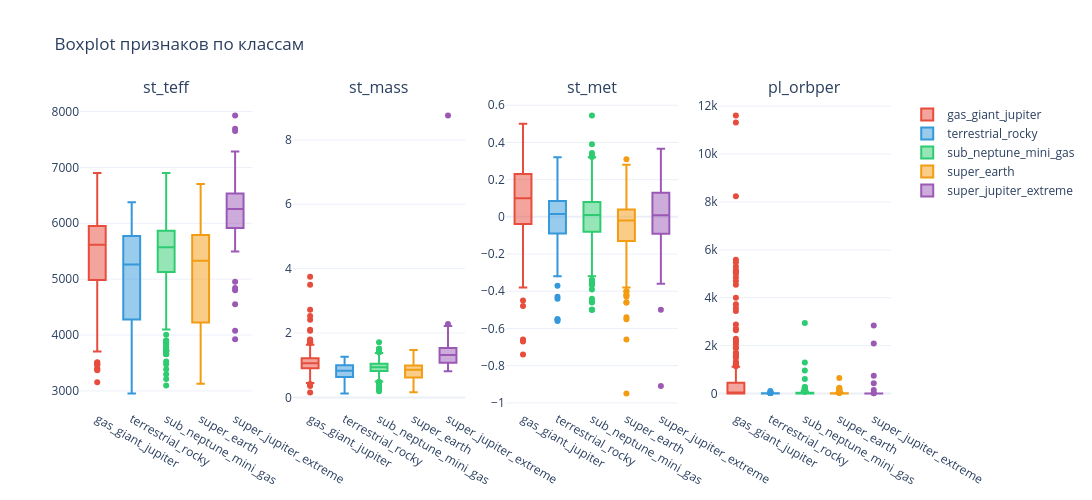

Here is the notebook cell this chart was saved with:
### Markdown cell above
### Boxplot
Каждый ящик показывает медиану, разброс и выбросы признака для каждого класса.

### Code cell
fig = make_subplots(rows=1, cols=len(FEATURE_COLUMNS), subplot_titles=FEATURE_COLUMNS)
for i, col in enumerate(FEATURE_COLUMNS):
    for j, cls in enumerate(classes):
        subset = df[df[TARGET_COLUMN] == cls]
        fig.add_trace(go.Box(
            y=subset[col], name=cls, marker_color=CLASS_COLORS[j % len(CLASS_COLORS)],
            showlegend=(i == 0)
        ), row=1, col=i + 1)

fig.update_layout(
    title_text='Boxplot признаков по классам',
    template=PLOT_TEMPLATE, height=500, width=1200
)
fig.show()

### Figure 1 — Plotly figure (JSON) as saved in the notebook; plotly's stock layout.template omitted (floating-point values rounded to 4 significant figures; data arrays with more than 128 entries replaced by an {"elided": "..."} marker saying what was removed)
{"data": [{"marker": {"color": "#e74c3c"}, "name": "gas_giant_jupiter", "showlegend": true, "type": "box", "xaxis": "x", "y": {"elided": "321 float values"}, "yaxis": "y"}, {"marker": {"color": "#3498db"}, "name": "terrestrial_rocky", "showlegend": true, "type": "box", "xaxis": "x", "y": [5772.0, 6366.0, 4612.0, 4316.0, 5776.0, 4769.0, 3024.0, 5545.0, 6170.0, 6118.0, 4970.0, 6014.0, 6132.0, 3151.0, 5558.0, 3458.0, 5897.0, 4684.0, 4817.0, 5097.0, 6299.0, 4557.0, 6138.0, 5838.0, 6040.0, 5858.0, 5700.0, 3075.0, 4904.0, 5973.0, 5282.0, 6023.0, 5592.0, 5487.0, 4640.0, 5770.0, 5685.0, 5334.0, 5271.0, 3623.0, 4239.0, 5564.0, 4939.0, 3460.0, 6004.0, 5564.0, 5715.0, 5256.0, 5239.0, 6197.0, 4372.0, 3420.0, 3030.0, 6167.0, 3803.0, 5688.0, 4089.0, 3505.0, 5345.0, 5693.0, 3748.0, 6191.0, 4796.0, 3678.0, 5418.0, 5046.0, 5618.0, 5009.0, 3195.0, 5046.0, 5550.0, 3192.0, 3247.0, 4106.0, 5564.0, 3964.0, 6078.0, 4884.0, 5847.0, 3471.0, 4951.0, 5961.0, 6377.0, 5372.0, 5661.0, 6011.0, 4720.0, 5193.0, 5521.0, 3729.0, 5818.0, 3024.0, 3725.0, 5017.0, 4440.0, 2953.0], "yaxis": "y"}, {"marker": {"color": "#2ecc71"}, "name": "sub_neptune_mini_gas", "showlegend": true, "type": "box", "xaxis": "x", "y": {"elided": "330 float values"}, "yaxis": "y"}, {"marker": {"color": "#f39c12"}, "name": "super_earth", "showlegend": true, "type": "box", "xaxis": "x", "y": {"elided": "221 float values"}, "yaxis": "y"}, {"marker": {"color": "#9b59b6"}, "name": "super_jupiter_extreme", "showlegend": true, "type": "box", "xaxis": "x", "y": [4953.0, 6277.0, 6120.0, 5493.0, 6000.0, 5754.0, 7650.0, 6933.0, 4840.0, 6438.0, 6071.0, 6330.0, 6100.0, 6300.0, 5998.0, 6250.0, 6935.0, 5947.0, 4550.0, 6478.0, 6820.0, 6457.0, 6860.0, 6570.0, 5710.0, 6600.0, 6124.0, 6100.0, 6360.0, 5850.0, 6010.0, 5940.0, 6520.0, 7287.0, 6400.0, 6640.0, 5890.0, 6566.0, 6480.0, 6643.0, 6327.0, 6329.0, 5650.0, 7690.0, 6080.0, 5618.0, 6430.0, 4800.0, 6265.0, 4076.0, 3926.0, 6117.0, 6161.0, 6550.0, 5870.0, 7930.0], "yaxis": "y"}, {"marker": {"color": "#e74c3c"}, "name": "gas_giant_jupiter", "showlegend": false, "type": "box", "xaxis": "x2", "y": {"elided": "321 float values"}, "yaxis": "y2"}, {"marker": {"color": "#3498db"}, "name": "terrestrial_rocky", "showlegend": false, "type": "box", "xaxis": "x2", "y": [0.999, 1.26, 0.74, 0.647, 1.01, 0.799, 0.12, 0.9, 1.21, 1.11, 0.996, 1.09, 1.2, 0.142, 0.79, 0.381, 1.026, 0.67, 0.8, 0.82, 1.22, 0.72, 1.17, 1.02, 0.984, 1.0, 1.003, 0.23, 0.745, 1.11, 0.82, 1.03, 0.95, 0.94, 0.73, 1.0, 1.02, 0.89, 0.83, 0.33, 0.611, 0.94, 0.79, 0.385, 1.071, 0.94, 1.0, 0.7, 0.84, 1.198, 0.73, 0.4, 0.171, 1.15, 0.439, 0.99, 0.59, 0.342, 0.88, 0.911, 0.544, 1.24, 0.77, 0.51, 0.91, 0.758, 0.97, 0.797, 0.162, 0.758, 0.94, 0.168, 0.269, 0.62, 0.94, 0.55, 1.12, 0.777, 1.057, 0.358, 0.8, 1.14, 1.25, 0.832, 0.964, 1.09, 0.7448, 0.82, 0.93, 0.52, 1.12, 0.12, 0.52, 0.76, 0.74, 0.12], "yaxis": "y2"}, {"marker": {"color": "#2ecc71"}, "name": "sub_neptune_mini_gas", "showlegend": false, "type": "box", "xaxis": "x2", "y": {"elided": "330 float values"}, "yaxis": "y2"}, {"marker": {"color": "#f39c12"}, "name": "super_earth", "showlegend": false, "type": "box", "xaxis": "x2", "y": {"elided": "221 float values"}, "yaxis": "y2"}, {"marker": {"color": "#9b59b6"}, "name": "super_jupiter_extreme", "showlegend": false, "type": "box", "xaxis": "x2", "y": [0.839, 1.257, 1.33, 1.0, 1.08, 0.81, 1.72, 1.52, 1.08, 1.415, 1.299, 1.259, 1.08, 1.18, 1.07, 1.2, 1.41, 1.166, 1.31, 1.64, 2.22, 1.36, 1.572, 1.79, 0.96, 1.33, 1.156, 1.87, 1.46, 1.041, 1.33, 1.289, 1.14, 1.661, 1.62, 1.73, 1.318, 1.42, 1.271, 1.4, 1.54, 1.458, 1.02, 1.9, 1.03, 0.846, 0.94, 1.19, 1.325, 1.05, 8.76, 1.312, 1.538, 2.28, 1.08, 1.78], "yaxis": "y2"}, {"marker": {"color": "#e74c3c"}, "name": "gas_giant_jupiter", "showlegend": false, "type": "box", "xaxis": "x3", "y": {"elided": "321 float values"}, "yaxis": "y3"}, {"marker": {"color": "#3498db"}, "name": "terrestrial_rocky", "showlegend": false, "type": "box", "xaxis": "x3", "y": [0.0, 0.12, 0.04, -0.23, 0.05, 0.12, -0.25, -0.13, 0.0, 0.0, 0.32, 0.02, 0.14, -0.18, -0.37, 0.1, 0.02, -0.2, 0.05, -0.01, 0.03, -0.06, 0.12, 0.01, -0.44, -0.12, 0.16, 0.3, 0.0, 0.15, -0.19, -0.13, 0.03, 0.13, 0.003, 0.03, 0.12, 0.02, -0.06, 0.068, -0.22, 0.06, -0.02, 0.07, 0.07, 0.06, 0.05, -0.11, -0.04, -0.32, 0.2, -0.1, 0.164, 0.01, -0.43, 0.03, 0.31, -0.12, 0.01, -0.24, 0.16, 0.26, -0.03, 0.23, 0.09, -0.55, 0.08, 0.16, -0.56, -0.55, 0.05, -0.02, -0.32, -0.06, 0.06, -0.25, 0.04, 0.02, 0.11, 0.0, -0.02, 0.19, 0.02, -0.02, 0.1, 0.03, -0.06, -0.11, 0.01, 0.06, 0.23, -0.25, -0.03, -0.02, 0.12, -0.08], "yaxis": "y3"}, {"marker": {"color": "#2ecc71"}, "name": "sub_neptune_mini_gas", "showlegend": false, "type": "box", "xaxis": "x3", "y": {"elided": "330 float values"}, "yaxis": "y3"}, {"marker": {"color": "#f39c12"}, "name": "super_earth", "showlegend": false, "type": "box", "xaxis": "x3", "y": {"elided": "221 float values"}, "yaxis": "y3"}, {"marker": {"color": "#9b59b6"}, "name": "super_jupiter_extreme", "showlegend": false, "type": "box", "xaxis": "x3", "y": [0.22, 0.199, 0.26, 0.07, -0.01, 0.27, 0.2, -0.05, -0.06, 0.09, -0.02, 0.07, -0.27, -0.17, 0.09, -0.5, -0.34, 0.07, 0.11, -0.06, 0.07, 0.11, 0.317, -0.13, 0.0, -0.31, 0.016, -0.35, -0.01, -0.103, 0.26, 0.14, -0.05, 0.3, 0.0, 0.14, 0.1, 0.0, -0.03, 0.0, 0.0, 0.366, 0.14, 0.09, 0.22, -0.22, -0.08, 0.1, 0.12, -0.91, -0.25, 0.25, -0.18, -0.25, -0.36, 0.041], "yaxis": "y3"}, {"marker": {"color": "#e74c3c"}, "name": "gas_giant_jupiter", "showlegend": false, "type": "box", "xaxis": "x4", "y": {"elided": "321 float values"}, "yaxis": "y4"}, {"marker": {"color": "#3498db"}, "name": "terrestrial_rocky", "showlegend": false, "type": "box", "xaxis": "x4", "y": [2.763, 1.644, 1.119, 1.915, 3.876, 2.346, 10.35, 1.451, 2.998, 1.878, 7.282, 1.889, 2.761, 2.021, 7.123, 0.5182, 1.48, 12.16, 1.499, 44.2, 1.291, 6.834, 3.785, 29.61, 6.964, 23.98, 7.991, 0.8574, 2.187, 1.341, 1.225, 110.3, 0.7621, 6.47, 7.79, 4.775, 25.52, 0.3653, 4.349, 4.195, 1.386, 2.892, 23.96, 0.7273, 11.92, 3.951, 5.699, 5.314, 1.917, 8.256, 20.36, 7.775, 3.495, 27.48, 2.77, 4.209, 0.7646, 3.931, 3.857, 9.887, 35.23, 6.11, 2.461, 12.74, 3.482, 4.546, 5.495, 8.617, 6.739, 9.74, 0.8132, 9.866, 0.2792, 1.574, 5.101, 1.647, 0.693, 21.8, 9.605, 8.043, 3.516, 3.744, 2.947, 3.525, 4.943, 1.226, 2.081, 14.01, 4.293, 3.822, 7.544, 21.2, 1.606, 3.72, 0.5482, 13.07], "yaxis": "y4"}, {"marker": {"color": "#2ecc71"}, "name": "sub_neptune_mini_gas", "showlegend": false, "type": "box", "xaxis": "x4", "y": {"elided": "330 float values"}, "yaxis": "y4"}, {"marker": {"color": "#f39c12"}, "name": "super_earth", "showlegend": false, "type": "box", "xaxis": "x4", "y": {"elided": "221 float values"}, "yaxis": "y4"}, {"marker": {"color": "#9b59b6"}, "name": "super_jupiter_extreme", "showlegend": false, "type": "box", "xaxis": "x4", "y": [2840.0, 3.105, 3.398, 7.794, 4.154, 3.244, 1.764, 2.486, 6.257, 4.637, 3.302, 3.129, 3.694, 3.752, 2089.0, 3.352, 4.289, 4.438, 6.247, 4.511, 2.692, 3.004, 4.617, 3.853, 4.163, 4.086, 1.645, 2.175, 5.334, 3.653, 2.053, 1.549, 2.056, 3.763, 1.847, 4.81, 4.542, 2.791, 3.331, 4.634, 4.114, 1.81, 2.5, 2.65, 4.457, 150.0, 4.954, 6.203, 1.091, 434.0, 745.7, 4.426, 8.6, 3.735, 2.716, 1.888], "yaxis": "y4"}], "layout": {"annotations": [{"font": {"size": 16}, "showarrow": false, "text": "st_teff", "x": 0.1062, "xanchor": "center", "xref": "paper", "y": 1, "yanchor": "bottom", "yref": "paper"}, {"font": {"size": 16}, "showarrow": false, "text": "st_mass", "x": 0.3688, "xanchor": "center", "xref": "paper", "y": 1, "yanchor": "bottom", "yref": "paper"}, {"font": {"size": 16}, "showarrow": false, "text": "st_met", "x": 0.6313, "xanchor": "center", "xref": "paper", "y": 1, "yanchor": "bottom", "yref": "paper"}, {"font": {"size": 16}, "showarrow": false, "text": "pl_orbper", "x": 0.8938, "xanchor": "center", "xref": "paper", "y": 1, "yanchor": "bottom", "yref": "paper"}], "height": 500, "title": {"text": "Boxplot признаков по классам"}, "width": 1200, "xaxis": {"anchor": "y", "domain": [0, 0.2125]}, "xaxis2": {"anchor": "y2", "domain": [0.2625, 0.475]}, "xaxis3": {"anchor": "y3", "domain": [0.525, 0.7375]}, "xaxis4": {"anchor": "y4", "domain": [0.7875, 1]}, "yaxis": {"anchor": "x", "domain": [0, 1]}, "yaxis2": {"anchor": "x2", "domain": [0, 1]}, "yaxis3": {"anchor": "x3", "domain": [0, 1]}, "yaxis4": {"anchor": "x4", "domain": [0, 1]}}}
